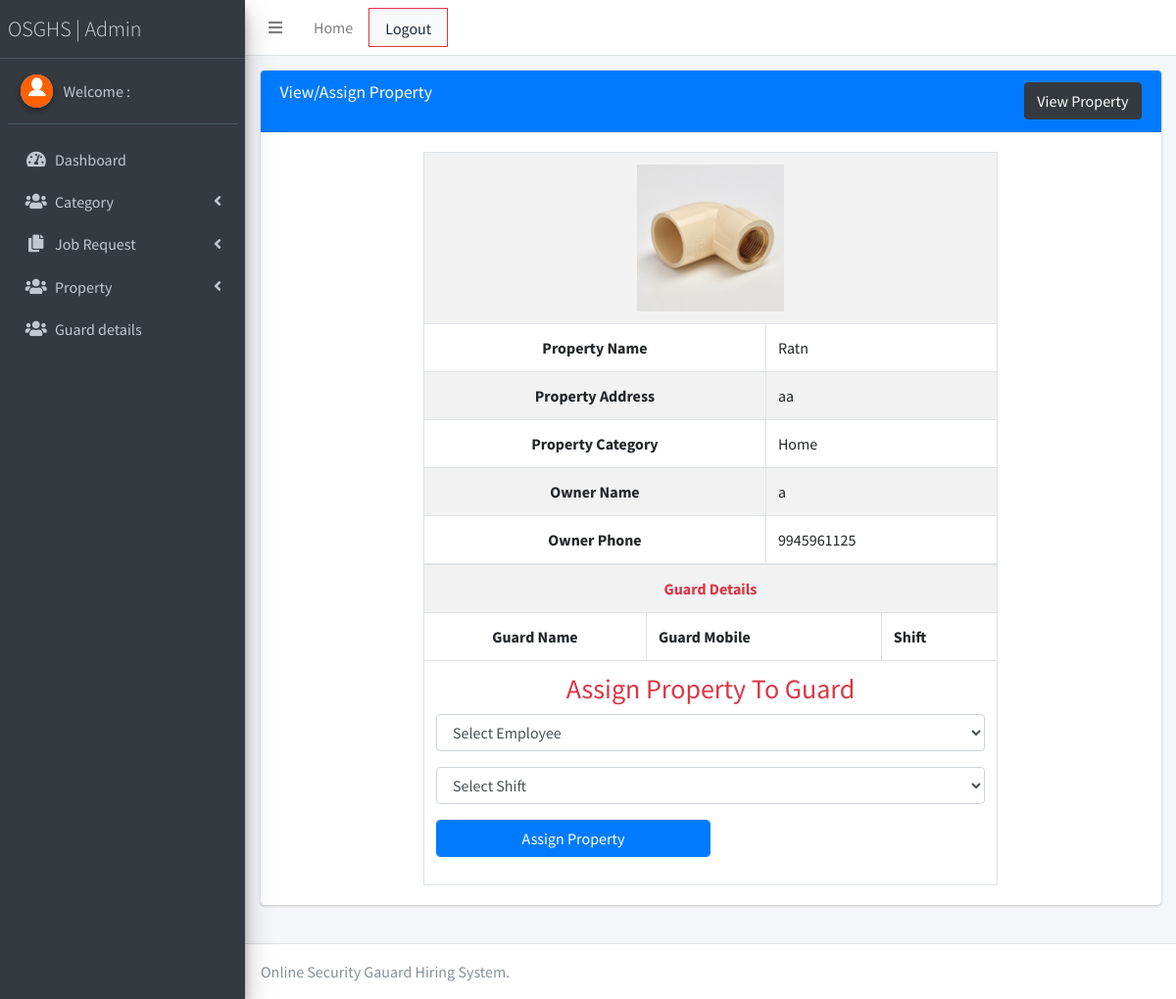
Page /admin/view_all_property.php?property_id=8 (signed in) on the earlier database version.
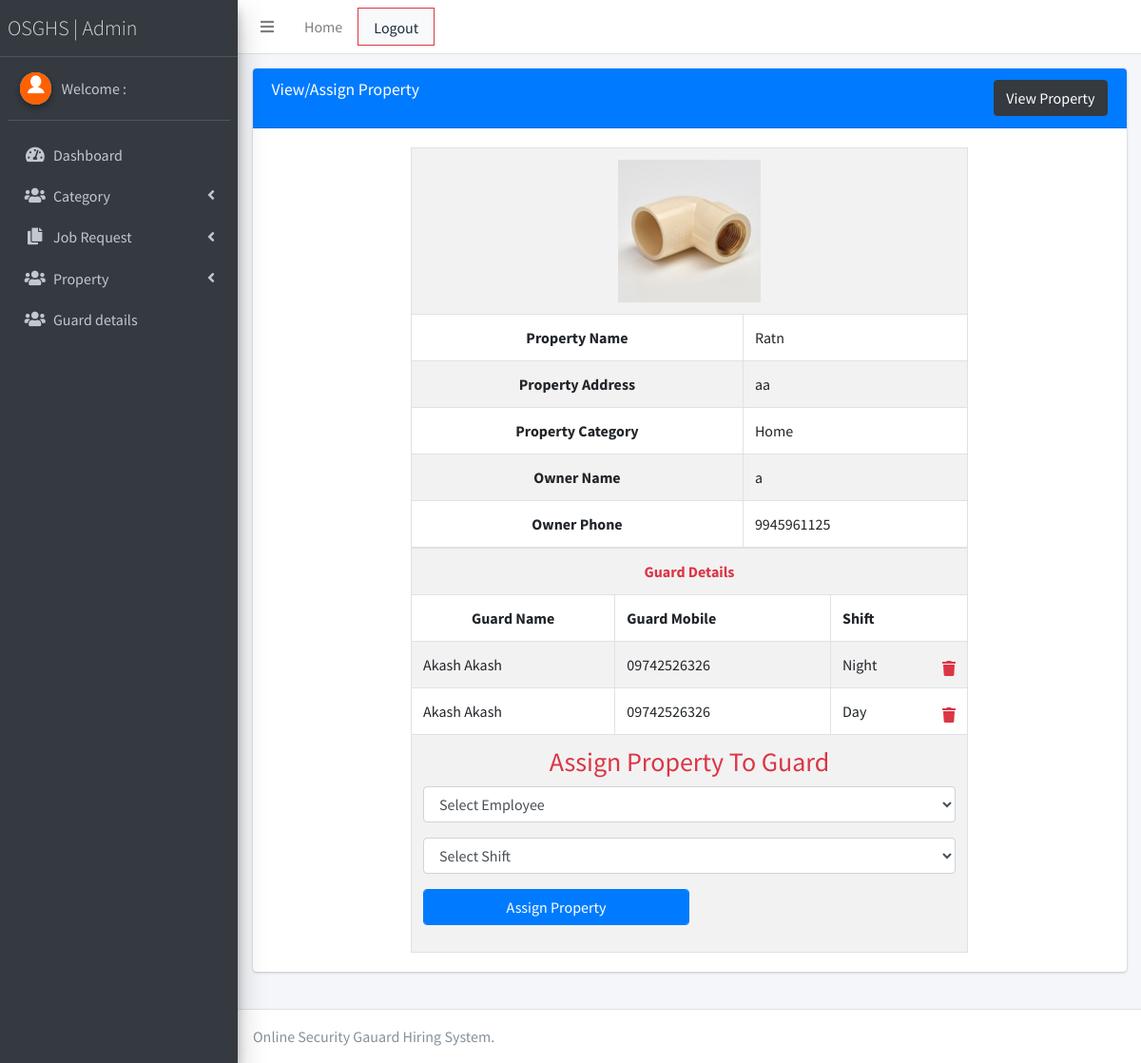
Same page on the later database version.
### tables this page shows
CREATE TABLE `property` (
  `id` int(11) NOT NULL,
  `fk_cat_id` int(11) NOT NULL,
  `p_name` varchar(255) NOT NULL,
  `p_photo` varchar(300) NOT NULL,
  `address` varchar(500) NOT NULL,
  `owner_name` varchar(255) NOT NULL,
  `owner_mobile` varchar(14) NOT NULL,
  `status` varchar(100) DEFAULT NULL,
  `created_date` timestamp NOT NULL DEFAULT current_timestamp(),
  `updated_date` timestamp NOT NULL DEFAULT current_timestamp()
);

CREATE TABLE `category` (
  `id` int(11) NOT NULL,
  `cat_name` varchar(500) NOT NULL,
  `status` varchar(100) NOT NULL,
  `created_date` timestamp NOT NULL DEFAULT current_timestamp(),
  `updated_date` timestamp NOT NULL DEFAULT current_timestamp()
);

CREATE TABLE `assign_property` (
  `id` int(11) NOT NULL,
  `fk_property_id` int(11) NOT NULL,
  `fk_user_id` int(11) NOT NULL,
  `shift_details` varchar(255) NOT NULL,
  `created_date` timestamp NOT NULL DEFAULT current_timestamp(),
  `updated_date` timestamp NOT NULL DEFAULT current_timestamp()
);

CREATE TABLE `user` (
  `id` int(11) NOT NULL,
  `name` varchar(150) NOT NULL,
  `user_type` varchar(100) NOT NULL,
  `phone` varchar(12) NOT NULL,
  `email` varchar(255) NOT NULL,
  `address` varchar(500) DEFAULT NULL,
  `password` varchar(255) NOT NULL,
  `status` varchar(150) DEFAULT NULL,
  `photo` varchar(200) DEFAULT NULL,
  `created_date` timestamp NOT NULL DEFAULT current_timestamp(),
  `updated_date` timestamp NOT NULL DEFAULT current_timestamp()
);

### admin/view_all_property.php (the view, shortened to what this page needs)
<?php include_once('./header.php');?>
<?php include_once('./sidebar.php');?>
<?php
    if(isset($_GET['property_id'])){
        $property_id=$_GET['property_id'];
    }
?>
  <div class="content-wrapper">
    <div class="content-header">
      <div class="container-fluid">
        <div class="row mb-2">
        <div class="col-12">
        <div class="card">
          <div class="card-header bg-primary">
            <h3 class="card-title ">View/Assign Property </h3>
            <a href="./view_property.php" class="float-right btn btn-dark">View Property</a>
          </div>
          <div class="card-body">
            <?php
                $qry="select *,p.id as p_id,p.status as p_status from property p,category c
                where p.fk_cat_id=c.id
                and p.id='$property_id' ";
                $exc=mysqli_query($con,$qry);
                while($row=mysqli_fetch_array($exc)) {
            ?>
            <table id="example1" class="table table-bordered table-striped col-8 offset-2">
                <tr>
                    <th colspan="2" class="text-center">
                    <img src="<?php echo $row['p_photo'] ?>" class="img-fluid " alt="" width="150">
                    </th>
                </tr>
                <tr>
                    <th class="text-center">Property Name</th>
                    <td><?php echo $row['p_name'] ?></td>
                </tr>
                <tr>
                    <th class="text-center">Property Address</th>
                    <td><?php echo $row['address'] ?></td>
                </tr>
                <tr>
                    <th class="text-center">Property Category</th>
                    <td><?php echo $row['cat_name'] ?></td>
                </tr>
                <tr>
                    <th class="text-center">Owner Name</th>
                    <td><?php echo $row['owner_name'] ?></td>
                </tr>
                <tr>
                    <th class="text-center">Owner Phone</th>
                    <td><?php echo $row['owner_mobile'] ?></td>
                </tr>
            </table>
            <table class="table table-bordered table-striped col-8 offset-2">
                        <tr>
                            <th colspan="3" class="text-center text-danger">Guard Details</th>
                        </tr>
                    <tr>
                        <th class="text-center">Guard Name</th>
                        <th>Guard Mobile</th>
                        <th>Shift</th>
                    </tr>
                    <tr>
                    <?php
                        $shift_qry="select *,ap.id as apid from assign_property ap,property p, user u
                                    where ap.fk_property_id=p.id
                                    and ap.fk_user_id=u.id
                                    and ap.fk_property_id='$property_id'";
                        $shift_exc=mysqli_query($con,$shift_qry);
                        while($shift_row=mysqli_fetch_array($shift_exc)){
                            ?>
                        <td><?php echo $shift_row['name'] ?></td>
                        <td><?php echo $shift_row['phone'] ?></td>
                        <td><?php echo $shift_row['shift_details'] ?> <a href="./view_all_property.php?property_id=<?php echo $property_id ?>&shift_id=<?php echo  $shift_row['apid'] ?>" onClick="return confirm('Do you really want to delete?');"> <i class="fa fa-trash float-right mt-2 text-danger"></i></a></td>
                    </tr>
                    <?php
                        }
                    ?>
                        <tr>
                            <td colspan="3">
                                <h3 class="text-center text-danger">Assign Property To Guard</h3>
                                <form action="" method="post">
                                    <div class="form-group">
                                        <select name="emp_id" id="" class="form-control" required>
                                            <option value="#" disabled selected>Select Employee</option>
                                        </select>
                                    </div>
                                    <div class="form-group">
                                        <select name="shift" class="form-control" id="" required>
                                            <option value="#" disabled selected>Select Shift</option>
                                        </select>
                                    </div>
                                    <div class="form-group">
                                        <button class="btn btn-primary form-control col-6" name="save">Assign Property</button>
                                    </div>
                                </form>
                            </td>
                        </tr>
            </table>
            <?php } ?>
          </div>
        </div>
      </div>
      </div>
    </div>
      </div>
  </div>
  <?php include_once('./footer.php');?>

Differences in the rows shown:
added assign_property: fk_user.name "Akash Akash", fk_user.phone "09742526326", shift_details "Night"
added assign_property: fk_user.name "Akash Akash", fk_user.phone "09742526326", shift_details "Day"
